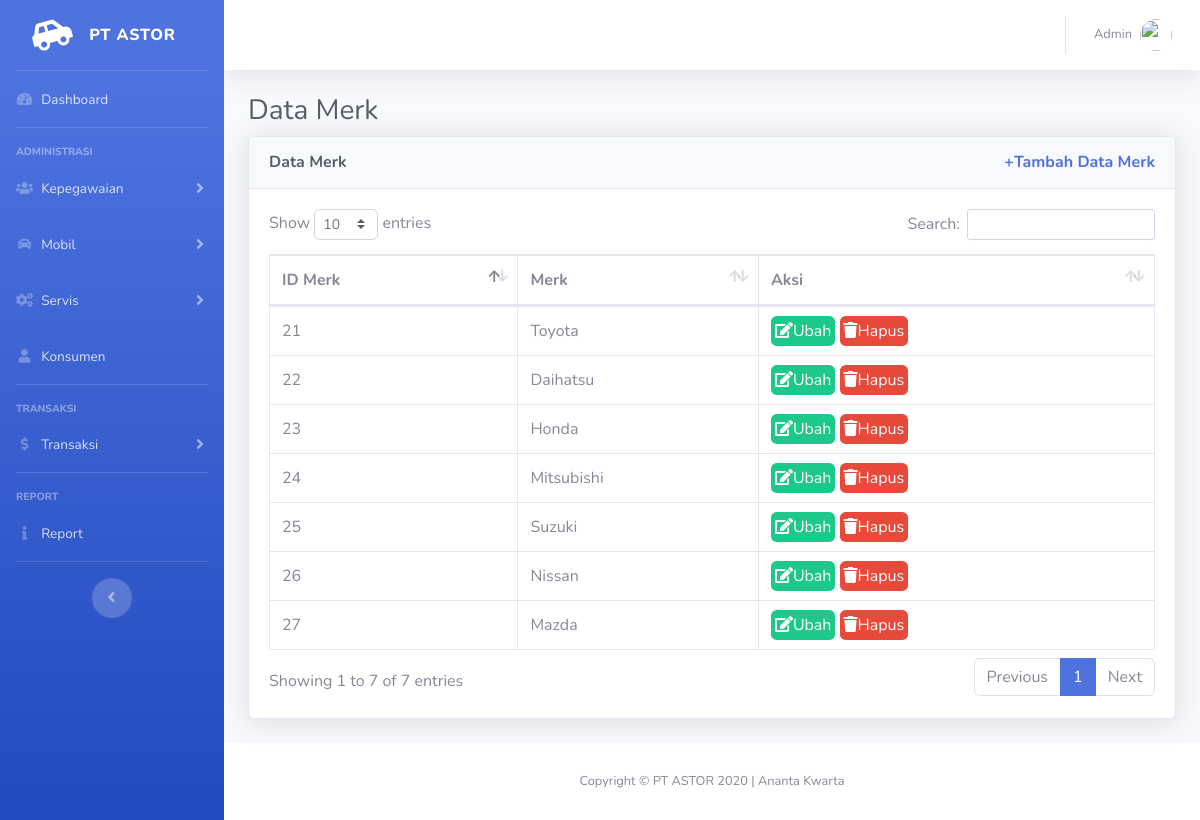
/index.php/merk, run on the app's committed database.
### tables this page shows
CREATE TABLE `merk` (
  `idMerk` int(11) NOT NULL,
  `namaMerk` varchar(255) NOT NULL
);

### application/controllers/Merk.php (called while the page is built, shortened)
<?php
class Merk extends CI_Controller
{
    public function __construct()
    {
        $this->load->database();
        $this->load->model('m_merk');
        $this->load->library('form_validation');
    }
    public function index()
    {
        $data['judul'] = 'Data Merk';
        $data['merk'] = $this->m_merk->getAll();
        $this->load->view('templates/header', $data);
        $this->load->view('mobil/merk/index', $data);
        $this->load->view('templates/footer');
    }
}

### index.php (called while the page is built, shortened)
<?php
require_once BASEPATH.'core/CodeIgniter.php';

### application/models/M_merk.php (called while the page is built, shortened)
<?php
class m_merk extends CI_Model
{
    public function getAll()
    {
        return $this->db->get('merk')->result_array();
    }
}

### application/views/mobil/merk/index.php (the view, shortened to what this page needs)
<div class="container-fluid">
    <h1 class="h3 mb-2 text-gray-800">Data Merk</h1>
    <div class="card shadow mb-4">
        <div class="card-header py-3">
            <h6 class="m-0 font-weight-bold text-gray-800">Data Merk <a href="<?= base_url(); ?>merk/tambah" class="m-0 font-weight-bold text-primary float-right">+Tambah Data Merk</a></h6>
        </div>
        <div class="card-body">
            <div class="table-responsive">
                <table class="table table-bordered" id="dataTable" width="100%" cellspacing="0">
                    <thead>
                        <tr>
                            <th>ID Merk</th>
                            <th>Merk</th>
                            <th>Aksi</th>
                        </tr>
                    </thead>
                    <tbody>
                        <?php foreach ($merk as $m) : ?>
                            <tr>
                                <td><?= $m['idMerk']; ?></td>
                                <td><?= $m['namaMerk']; ?></td>
                                <td>
                                    <a class="p-1 rounded btn-success" href="<?= base_url(); ?>merk/ubah/<?= $m['idMerk']; ?>"><i class="fas fa-edit text-white"></i>Ubah</a>
                                    <a class="p-1 rounded btn-danger" href="<?= base_url(); ?>merk/hapus/<?= $m['idMerk']; ?>" onclick="return confirm('Apakah Anda yakin akan menghapus <?= $m['namaMerk']; ?>?')"><i class="fas fa-trash text-white"></i>Hapus</a>
                                </td>
                            </tr>
                        <?php endforeach; ?>
                    </tbody>
                </table>
            </div>
        </div>
    </div>
</div>
</div>

### data on the page
merk: idMerk "21", namaMerk "Toyota"
merk: idMerk "22", namaMerk "Daihatsu"
merk: idMerk "23", namaMerk "Honda"
merk: idMerk "24", namaMerk "Mitsubishi"
merk: idMerk "25", namaMerk "Suzuki"
merk: idMerk "26", namaMerk "Nissan"
merk: idMerk "27", namaMerk "Mazda"
